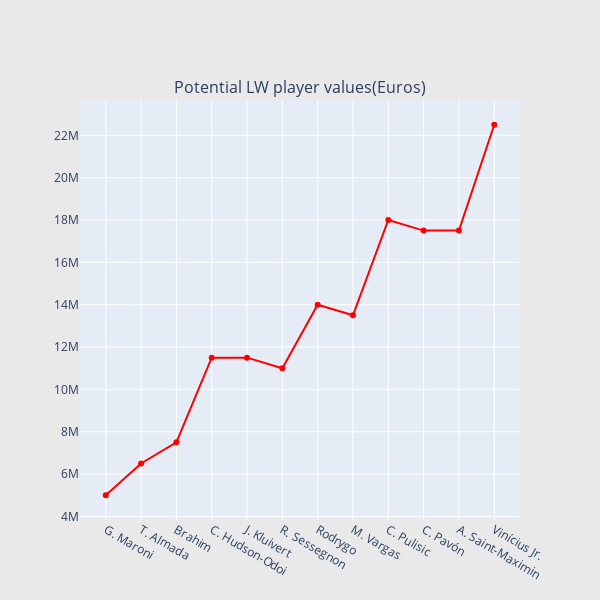

Notebook code cell kept with this figure:
### Code cell
def scatter_plot(cnt_srs, color):
   trace = go.Scatter(
       x=cnt_srs.index[::-1],
       y=cnt_srs.values[::-1],
       showlegend=False,
       marker=dict(
           color=color,
       ),
   )
   return trace
cnt_srs = fifa_potential_lw.value_eur
cnt_srs.index = fifa_potential_lw.short_name
trace1 = scatter_plot(cnt_srs, 'red')
subtitles = ["Potential LW player values(Euros)"]
fig = tools.make_subplots(rows=1, cols=1, vertical_spacing=0.08,
                         subplot_titles=subtitles)
fig.append_trace(trace1, 1, 1)
fig['layout'].update(height=600, width=600, paper_bgcolor='rgb(233,233,233)')
py.iplot(fig, filename='h2o-plots')

### Figure 1 — Plotly figure (JSON) as saved in the notebook; plotly's stock layout.template omitted (floating-point values rounded to 4 significant figures)
{"data": [{"marker": {"color": "red"}, "showlegend": false, "type": "scatter", "x": ["G. Maroni", "T. Almada", "Brahim", "C. Hudson-Odoi", "J. Kluivert", "R. Sessegnon", "Rodrygo", "M. Vargas", "C. Pulisic", "C. Pavón", "A. Saint-Maximin", "Vinícius Jr."], "xaxis": "x", "y": [5000000, 6500000, 7500000, 11500000, 11500000, 11000000, 14000000, 13500000, 18000000, 17500000, 17500000, 22500000], "yaxis": "y"}], "layout": {"annotations": [{"font": {"size": 16}, "showarrow": false, "text": "Potential LW player values(Euros)", "x": 0.5, "xanchor": "center", "xref": "paper", "y": 1, "yanchor": "bottom", "yref": "paper"}], "height": 600, "paper_bgcolor": "rgb(233,233,233)", "width": 600, "xaxis": {"anchor": "y", "domain": [0, 1]}, "yaxis": {"anchor": "x", "domain": [0, 1]}}}
